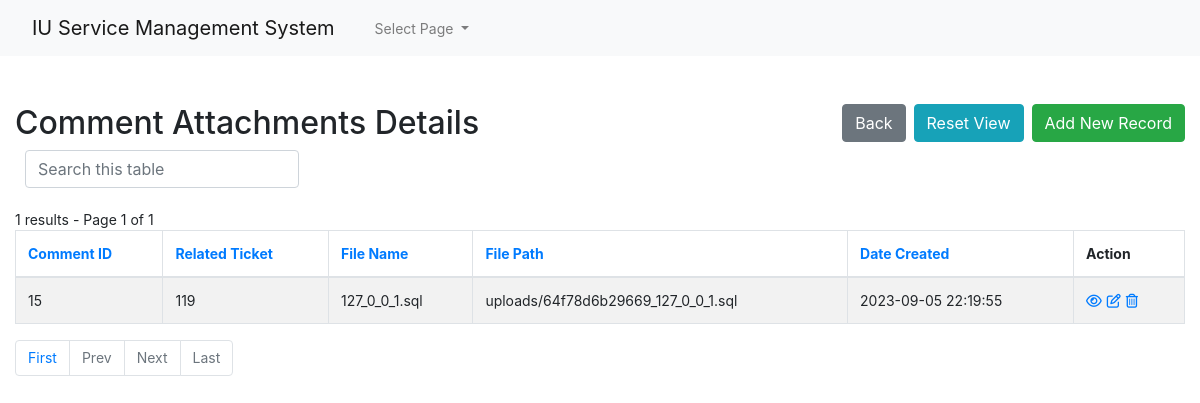
The page /admin1/core/app/attachments-index.php (signed in) on the database as committed earlier.
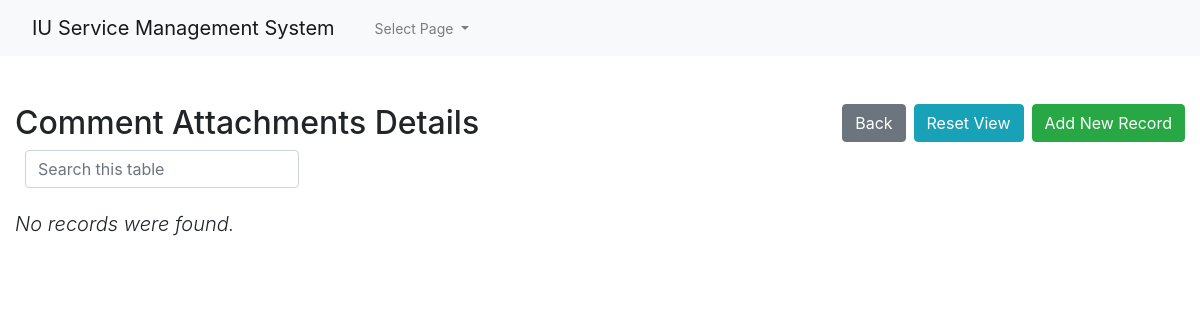
The same page on the database as committed later.
### tables this page shows
CREATE TABLE `attachments` (
  `id` int(10) UNSIGNED NOT NULL,
  `comment_id` int(10) UNSIGNED NOT NULL,
  `file_name` varchar(255) NOT NULL,
  `file_path` varchar(255) NOT NULL,
  `created_at` datetime NOT NULL
);

### admin1/core/app/config.php (called while the page is built, shortened)
<?php
$no_of_records_per_page = 10;
?>

### admin1/core/app/attachments-index.php (the view, shortened to what the changed rows need)
<!DOCTYPE html>
<html lang="en">
<head>
    <link rel="stylesheet" href="https://stackpath.bootstrapcdn.com/bootstrap/4.5.0/css/bootstrap.min.css">
</head>
<body>
    <section class="pt-5">
        <div class="container-fluid">
            <div class="row">
                <div class="col-md-12">
                    <div class="page-header clearfix">
                        <h2 class="float-left">Comment Attachments Details</h2>
                    </div>
                    <div class="form-row">
                    </div>
                    <br>
                    <?php
                    require_once "config.php";
                    $domain   = $_SERVER['HTTP_HOST'];
                    $script   = $_SERVER['SCRIPT_NAME'];
                    $parameters   = $_GET ? $_SERVER['QUERY_STRING'] : "" ;
                    $protocol=($_SERVER['HTTPS'] == "on" ? "https" : "http");
                    $currenturl = $protocol . '://' . $domain. $script . '?' . $parameters;
                    if (isset($_GET['pageno'])) {
                        $pageno = $_GET['pageno'];
                    } else {
                        $pageno = 1;
                    }
                    $offset = ($pageno-1) * $no_of_records_per_page;
                    $total_pages_sql = "SELECT COUNT(*) FROM attachments";
                    $result = mysqli_query($link,$total_pages_sql);
                    $total_rows = mysqli_fetch_array($result)[0];
                    $total_pages = ceil($total_rows / $no_of_records_per_page);
                    $order = 'id';
                    $sortBy = array('asc', 'desc'); $sort = 'desc';
                    $sql = "SELECT * FROM attachments ORDER BY $order $sort LIMIT $offset, $no_of_records_per_page";
                    $count_pages = "SELECT * FROM attachments";
                    if(!empty($_GET['search'])) {
                        $search = ($_GET['search']);
                        $sql = "SELECT * FROM attachments
                            WHERE CONCAT_WS (id,comment_id,file_name,file_path,created_at)
                            LIKE '%$search%'
                            ORDER BY $order $sort
                            LIMIT $offset, $no_of_records_per_page";
                        $count_pages = "SELECT * FROM attachments
                            WHERE CONCAT_WS (id,comment_id,file_name,file_path,created_at)
                            LIKE '%$search%'
                            ORDER BY $order $sort";
                    }
                    else {
                        $search = "";
                    }
                    if($result = mysqli_query($link, $sql)){
                        if(mysqli_num_rows($result) > 0){
                            if ($result_count = mysqli_query($link, $count_pages)) {
                               $total_pages = ceil(mysqli_num_rows($result_count) / $no_of_records_per_page);
                           }
                            $number_of_results = mysqli_num_rows($result_count);
                            echo " " . $number_of_results . " results - Page " . $pageno . " of " . $total_pages;
                            echo "<table class='table table-bordered table-striped'>";
                                echo "<thead>";
                                    echo "<tr>";
                                        echo "<th><a href=?search=$search&sort=&order=id&sort=$sort>Comment ID</th>";
										echo "<th><a href=?search=$search&sort=&order=comment_id&sort=$sort>Related Ticket</th>";
										echo "<th><a href=?search=$search&sort=&order=file_name&sort=$sort>File Name</th>";
										echo "<th><a href=?search=$search&sort=&order=file_path&sort=$sort>File Path</th>";
										echo "<th><a href=?search=$search&sort=&order=created_at&sort=$sort>Date Created</th>";
                                        echo "<th>Action</th>";
                                    echo "</tr>";
                                echo "</thead>";
                                echo "<tbody>";
                                while($row = mysqli_fetch_array($result)){
                                    echo "<tr>";
                                    echo "<td>" . htmlspecialchars($row['id']) . "</td>";echo "<td>" . htmlspecialchars($row['comment_id']) . "</td>";echo "<td>" . htmlspecialchars($row['file_name']) . "</td>";echo "<td>" . htmlspecialchars($row['file_path']) . "</td>";echo "<td>" . htmlspecialchars($row['created_at']) . "</td>";
                                        echo "<td>";
                                            echo "<a href='attachments-read.php?id=". $row['id'] ."' title='View Record' data-toggle='tooltip'><i class='far fa-eye'></i></a>";
                                            echo "<a href='attachments-update.php?id=". $row['id'] ."' title='Update Record' data-toggle='tooltip'><i class='far fa-edit'></i></a>";
                                            echo "<a href='attachments-delete.php?id=". $row['id'] ."' title='Delete Record' data-toggle='tooltip'><i class='far fa-trash-alt'></i></a>";
                                        echo "</td>";
                                    echo "</tr>";
                                }
                                echo "</tbody>";
                            echo "</table>";
?>
                                <ul class="pagination" align-right>
                                <?php
                                    $new_url = preg_replace('/&?pageno=[^&]*/', '', $currenturl);
                                 ?>
                                    <li class="page-item"><a class="page-link" href="<?php echo $new_url .'&pageno=1' ?>">First</a></li>
                                    <li class="page-item <?php if($pageno <= 1){ echo 'disabled'; } ?>">
                                        <a class="page-link" href="<?php if($pageno <= 1){ echo '#'; } else { echo $new_url ."&pageno=".($pageno - 1); } ?>">Prev</a>
                                    </li>
                                    <li class="page-item <?php if($pageno >= $total_pages){ echo 'disabled'; } ?>">
                                        <a class="page-link" href="<?php if($pageno >= $total_pages){ echo '#'; } else { echo $new_url . "&pageno=".($pageno + 1); } ?>">Next</a>
                                    </li>
                                    <li class="page-item <?php if($pageno >= $total_pages){ echo 'disabled'; } ?>">
                                        <a class="page-item"><a class="page-link" href="<?php echo $new_url .'&pageno=' . $total_pages; ?>">Last</a>
                                    </li>
                                </ul>
<?php
                        } else{
                            echo "<p class='lead'><em>No records were found.</em></p>";
                        }
                    } else{
                        echo "ERROR: Could not able to execute $sql. " . mysqli_error($link);
                    }
                    ?>
                </div>
            </div>
        </div>
    </section>
</body>
</html>

Rows that differ between the two databases and show on the page:
removed attachments: id "15", comment "119", file_name "127_0_0_1.sql", file_path "uploads/64f78d6b29669_127_0_0_1.sql", created_at "2023-09-05 22:19:55"
Other text that changed with them:
$number_of_results: "1" → (not shown)
$pageno: "1" → (not shown)
$total_pages: "1" → (not shown)
text no longer shown: "results - Page of Comment ID Related Ticket File Name File Path Date Created Action First Prev Next Last"
text now shown: "No records were found."
